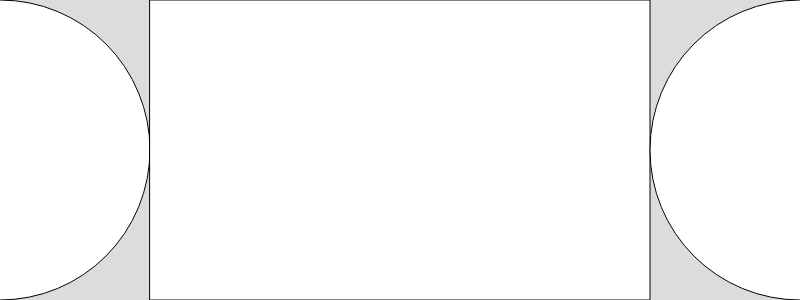
Frame 1 (no input)
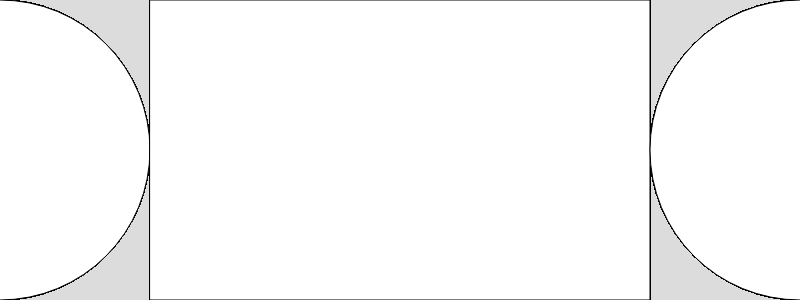
Frame 60 (no input)
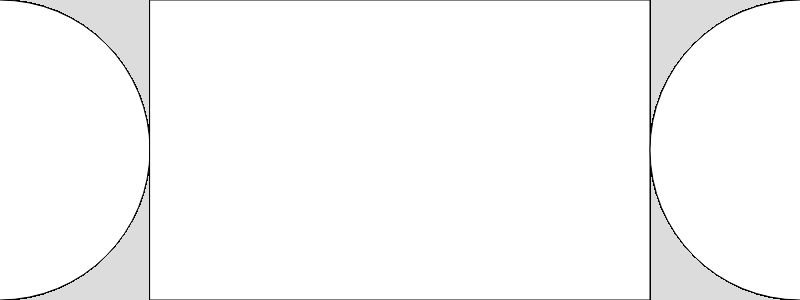
Frame 120 (the mouse pressed at the canvas centre since frame 60)

The p5.js sketch that drew these frames (run headless with seeded random() and noise() and a simulated clock; from frame 60 on, the mouse is pressed at the canvas centre):

// p5.js sketch
// ── sketch.js
function setup() {
    createCanvas(800,300);
    background(220,220,220);
}

function draw() {
    // rect(50,100,200,100);
    // line(0,0,800,300);
    // line(800,0,0,300);

    ellipse(0,150,300,300);
    rect(150,0,500,300)
    ellipse(800,150,300,300);


}
